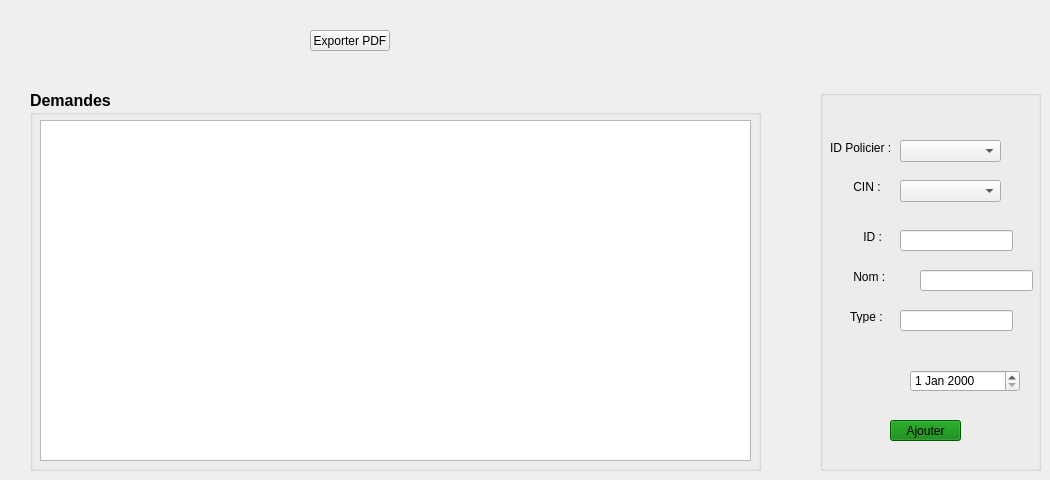
      <widget class="QWidget" name="tab_15">
       <attribute name="title">
        <string>Afficher</string>
       </attribute>
       <widget class="QTableView" name="tab_demande">
        <property name="geometry">
         <rect>
          <x>40</x>
          <y>120</y>
          <width>711</width>
          <height>341</height>
         </rect>
        </property>
       </widget>
       <widget class="QGroupBox" name="groupBox_4">
        <property name="geometry">
         <rect>
          <x>30</x>
          <y>90</y>
          <width>731</width>
          <height>381</height>
         </rect>
        </property>
        <property name="font">
         <font>
          <pointsize>12</pointsize>
          <weight>75</weight>
          <bold>true</bold>
         </font>
        </property>
        <property name="title">
         <string>Demandes </string>
        </property>
       </widget>
       <widget class="QGroupBox" name="groupBox_5">
        <property name="geometry">
         <rect>
          <x>820</x>
          <y>90</y>
          <width>221</width>
          <height>381</height>
         </rect>
        </property>
        <property name="title">
         <string/>
        </property>
        <widget class="QComboBox" name="comboBox">
         <property name="geometry">
          <rect>
           <x>80</x>
           <y>50</y>
           <width>101</width>
           <height>22</height>
          </rect>
         </property>
        </widget>
        <widget class="QDateEdit" name="dateEdit_2">
         <property name="geometry">
          <rect>
           <x>90</x>
           <y>280</y>
           <width>110</width>
           <height>22</height>
          </rect>
         </property>
        </widget>
        <widget class="QLineEdit" name="le_id">
         <property name="geometry">
          <rect>
           <x>80</x>
           <y>140</y>
           <width>113</width>
           <height>21</height>
          </rect>
         </property>
        </widget>
        <widget class="QLineEdit" name="le_nom_2">
         <property name="geometry">
          <rect>
           <x>100</x>
           <y>180</y>
           <width>113</width>
           <height>21</height>
          </rect>
         </property>
        </widget>
        <widget class="QLineEdit" name="le_type">
         <property name="geometry">
          <rect>
           <x>80</x>
           <y>220</y>
           <width>113</width>
           <height>21</height>
          </rect>
         </property>
        </widget>
        <widget class="QPushButton" name="pushButton_Ajouter_2">
         <property name="geometry">
          <rect>
           <x>70</x>
           <y>330</y>
           <width>71</width>
           <height>21</height>
          </rect>
         </property>
         <property name="styleSheet">
          <string notr="true">background-color: rgb(0, 124, 0);</string>
         </property>
         <property name="text">
          <string>Ajouter</string>
         </property>
        </widget>
        <widget class="QLabel" name="label_5">
         <property name="geometry">
          <rect>
           <x>40</x>
           <y>140</y>
           <width>47</width>
           <height>13</height>
          </rect>
         </property>
         <property name="text">
          <string> ID :</string>
         </property>
        </widget>
        <widget class="QLabel" name="label_6">
         <property name="geometry">
          <rect>
           <x>30</x>
           <y>180</y>
           <width>47</width>
           <height>13</height>
          </rect>
         </property>
         <property name="text">
          <string> Nom :</string>
         </property>
        </widget>
        <widget class="QLabel" name="label_15">
         <property name="geometry">
          <rect>
           <x>30</x>
           <y>220</y>
           <width>47</width>
           <height>13</height>
          </rect>
         </property>
         <property name="text">
          <string>Type :</string>
         </property>
        </widget>
        <widget class="QLabel" name="label_22">
         <property name="geometry">
          <rect>
           <x>10</x>
           <y>50</y>
           <width>61</width>
           <height>16</height>
          </rect>
         </property>
         <property name="text">
          <string>ID Policier :</string>
         </property>
        </widget>
        <widget class="QComboBox" name="comboBox_cin">
         <property name="geometry">
          <rect>
           <x>80</x>
           <y>90</y>
           <width>101</width>
           <height>22</height>
          </rect>
         </property>
        </widget>
        <widget class="QLabel" name="label_7">
         <property name="geometry">
          <rect>
           <x>30</x>
           <y>90</y>
           <width>47</width>
           <height>13</height>
          </rect>
         </property>
         <property name="text">
          <string> CIN :</string>
         </property>
        </widget>
       </widget>
       <widget class="QPushButton" name="pushButton_4">
        <property name="geometry">
         <rect>
          <x>310</x>
          <y>30</y>
          <width>80</width>
          <height>21</height>
         </rect>
        </property>
        <property name="text">
         <string>Exporter PDF</string>
        </property>
       </widget>
       <zorder>groupBox_5</zorder>
       <zorder>groupBox_4</zorder>
       <zorder>tab_demande</zorder>
       <zorder>pushButton_4</zorder>
      </widget>
